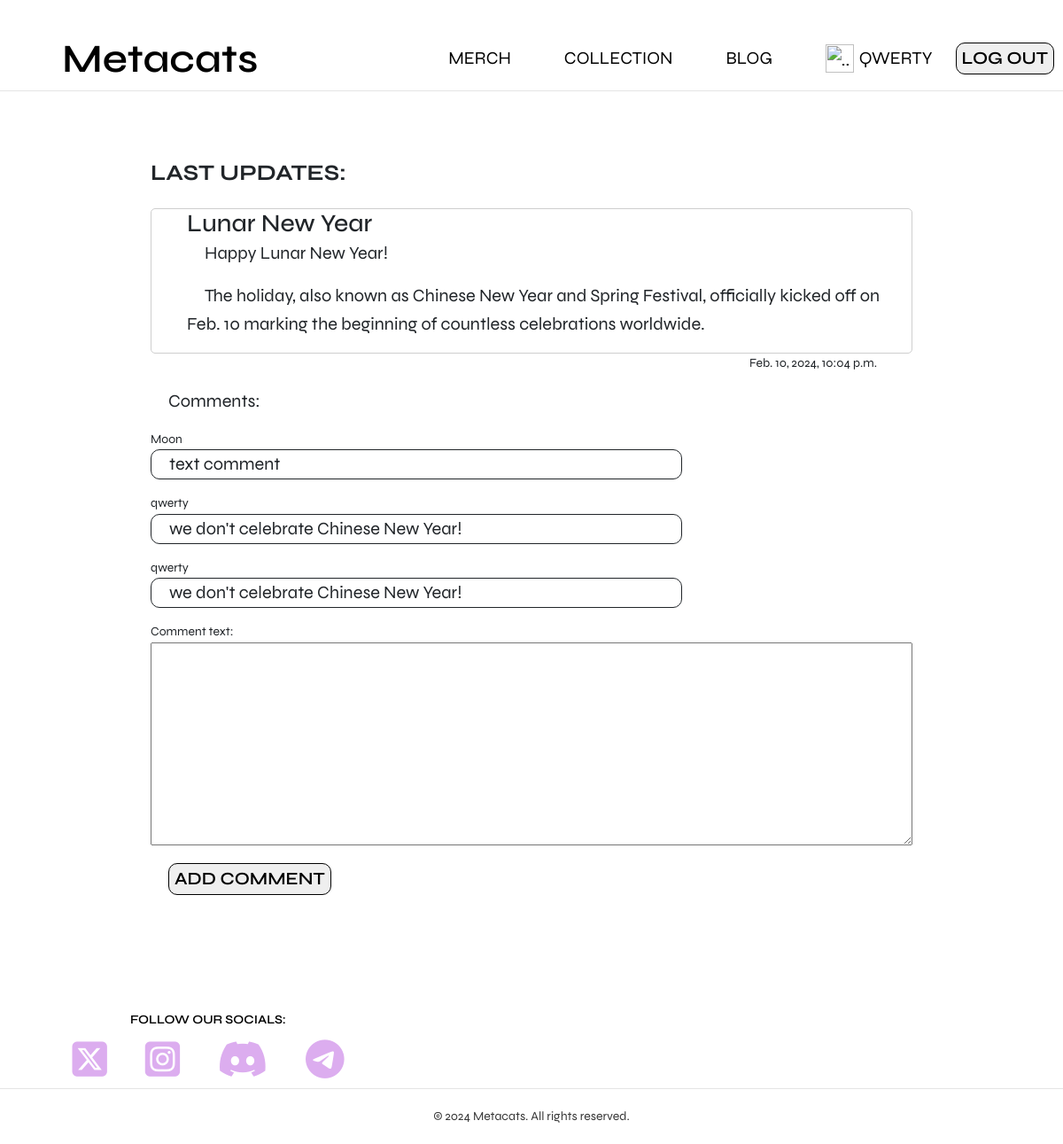
/blog/8 (signed in), run on the app's committed database.
### blog/models.py (models this page shows, shortened)
class Post(models.Model):
    title = models.CharField('Title', max_length=50)
    anons = models.CharField('Post', max_length=500)
    full_text = models.TextField('Article')
    date = models.DateTimeField('Date&Time')
    class Meta:
        verbose_name = 'Article'
        verbose_name_plural = 'Articles'

class CommentPost(models.Model):
    post = models.ForeignKey(Post, on_delete=models.PROTECT, verbose_name='article', blank=True, null=True,
                                related_name='comments_articles')
    user = models.ForeignKey(User, on_delete=models.PROTECT, verbose_name='user', blank=True, null=True)
    text = models.TextField(verbose_name='Comment text')
    date = models.DateTimeField(auto_now=True, verbose_name='Date&Time of comment')
    moder = models.BooleanField(verbose_name='visibility', default=False)

### blog/views.py (the view, shortened to what this page needs)
# urls.py: path('<int:pk>', blog_single, name='blog_single'),
def blog_single(request, pk):
    post = get_object_or_404(Post, pk=pk)
    comment = CommentPost.objects.filter(post=post)
    form = CommentForm()
    return render(request, 'blog/blog_single.html', {'post': post, 'menu': menu,
                                                     'form': form, 'comment': comment})

### blog/forms.py
class CommentForm(forms.ModelForm):
    class Meta:
        model = CommentPost
        fields = ('text',)

### blog/templates/blog/blog_single.html (shortened to what this page needs)
{% extends 'maincat/base.html' %}
{% load static %}
{% block content %}
<div class="container4" style="margin: 100px; margin-top: 180px; ">
	<h1 class="intro__title">Last updates:</h1>
		<section class="section--gray" style="background-color: white;
border-radius: 5px;">
		<div class="container__post">
			<h3>{{ post.title }}</h3>
			<p>{{ post.anons }}</p>
			<p>{{ post.full_text }}</p>
		</div>
		</section>
		<p style="text-align: right; padding-right: 40px; font-size: 14px; background-color: white;
border-radius: 5px;">{{ post.date }}</p>
	<p>Comments:</p>
<h4> {% for comm in comment%}</h4>
	<a >{{comm.user}}</a>
	<p style="max-width: 600px; border-style: solid; border-width: 1px; border-radius: 10px; display: grid;">{{comm.text}}</p>
{% endfor%}
	<form method="post" style="display: grid;">
            {{ form }}
            <p><button class="btn1" type="submit" style="margin-top: 20px;"> Add comment </button></p>
        </form>
</div>
{% endblock content %}

### maincat/templates/maincat/base.html (shortened to what this page needs)
{% load static %}
{% load merch_tags %}
<html lang="en">
<head>
	<link href="https://cdn.jsdelivr.net/npm/bootstrap@5.3.2/dist/css/bootstrap.min.css" rel="stylesheet">
	<link rel="stylesheet" href="{% static 'maincat/css/my_css1.css' %}"  />
	<link type="text/css" href="{% static 'maincat/css/styles_metacats.css' %}" rel="stylesheet" />
</head>
{% block mainmenu %}
<header class="header">
	<div class="container3">
		<div class="header__inner">
			<a class="header__logo" href="{% url 'home:home' %}">Metacats</a>
			<nav class="nav" style="align-items: center;">
			{% for m in menu %}
				<a class="nav__link" href="{% url m.url_name %}">{{ m.title }}</a>
			{% endfor %}
				{% if request.user.is_authenticated %}
					<a class="nav__link" href="{% url 'users:signin' %}"><img src="{% static 'maincat/images/login_icon3.png'  %}"
																			  width="32" height="32" style="margin-left: 0px; margin-right: 0px;" alt=".."></a>
					<a class="nav-link" style="display: flex; align-items: center; margin-left: -40px; text-decoration: none; color: black;" >{{ user.username }}</a>
					<form action="{% url 'users:logout' %}" method="post" style="margin: 0 auto; display: block;">
            		<button class="btn1" type="submit" style="margin: 10px;">Log Out</button>
            		</form>
					{% else %}
					<a class="nav__link" href="{% url 'users:signin' %}"><img src="{% static 'maincat/images/login_icon2.png'  %}"
														   width="32" height="32" style="margin-left: 0px; margin-right: 0px;" alt="..">
					<span>LOGIN</span></a>
				{% endif %}
			</nav>
		</div>
	</div>
</header>
{% endblock mainmenu %}
<body>
{% block content %}
{% endblock content %}
{% block sociallinks %}
<div class="container_social">
	<div class="social__text" style="padding-left: 100px;">Follow our socials:</div>
	<div class="social" style="padding-left: 50px;">
		<a class="social_item" href="https://twitter.com/Mooncake66" target="_blank">
			<i class="fa-brands fa-square-x-twitter" style="color: #DCADEF;"></i></a>
		<a class="social_item" href="#" target="_blank">
			<i class="fa-brands fa-square-instagram" style="color: #DCADEF;"></i></a>
		<a class="social_item" href="#" target="_blank">
			<i class="fa-brands fa-discord" style="color: #DCADEF;"></i></a>
		<a class="social_item" href="#" target="_blank">
			<i class="fa-brands fa-telegram"  style="color: #DCADEF;"></i></a>
	</div >
	<div class="copyright">
		© 2024 Metacats. All rights reserved.
	</div>
</div>
{% endblock sociallinks %}
</body>
</html>

### maincat/static/maincat/css/styles_metacats.css (style rules this page uses)
*, *:before, *:after { box-sizing: border-box; }
h1, h2, h3, h4, h5, h6 { margin: 0; }
p { text-indent: 20px; font-size: 20px; }
.container_social { bottom: 0; width: 100%; height: 100px; }
.container4 { margin: 0 auto; display: grid; flex-grow: 1; margin-top: 10px; align-content: center; padding-left: 70px; padding-right: 70px; max-width: 85%; font-size: 14px; }
.container3 { width: 100%; max-width: 1200px; margin: 0 auto; border-bottom: 1px solid #e5e5e5; background: url("../images/header2.png") left no-repeat; -webkit-background-size: contain; }
.intro__title { margin-bottom: 20px; font-size: 25px; font-weight: 700; text-transform: uppercase; text-align: left; margin-top: 0; }
.header { width: 100%; position: absolute; top: 0; left: 0; right: 0; z-index: 1000; padding-top: 30px; }
.header__inner { display: flex; justify-content: space-between; align-items: center; }
.header__logo { font-size: 45px; font-weight: 600; color: #000000; margin-left: 70px; text-decoration: none; }
.nav { font-size: 20px; text-transform: uppercase; }
.nav__link { display: inline-block; vertical-align: top; margin: 0 30px; color: #000000; text-decoration: none; transition: color .1s linear; position: relative; }
.nav__link:after { content: ""; opacity: 0; width: 100%; height: 3px; background-color:#DCADEF; position: absolute; top: 100%; z-index: 1; display: none; transition: opacity .1s linear; }
.btn1 { border-radius: 10px; border: 1px solid #000000; font-size: 12 px; font-weight: 600; color: #000000; text-transform: uppercase; text-decoration: none; transition: background .1s linear, color .1s linear; }
.social { display: flex; margin: 10px; justify-content: space-around; width: 100%; max-width: 400px; margin: 10px; position:relative; }
.social__text { display: flex; margin-left: 47px; margin-bottom: 0px; font-size: 14px; font-weight: 600; text-transform: uppercase; text-decoration: none; color: #000000; max-width: 400px; }
.copyright { flex-shrink: 0; padding: 20px 0px; border-top: 1px solid #e5e5e5; font-size: 14px; color: #383838; text-align: center; position: relative; bottom: 0; width: 100vw; }
.section--gray { margin-top: 5px; border-radius: 5px; padding-left: 40px; justify-content: space-between; font-size: 14px; border-style: solid; border-width: 1px; border-color: #cecece; text-decoration: none; }

### data on the page
Post: title "Lunar New Year", anons "Happy Lunar New Year!", full_text "The holiday, also known as Chinese New Year and Spring Festival, officially kicked off on Feb. 10 marking the beginning of countless celebrations worldwide.", date "Feb. 10, 2024, 10:04 p.m."
CommentPost: user "Moon", text "text comment"
CommentPost: user "qwerty", text "we don't celebrate Chinese New Year!"
CommentPost: user "qwerty", text "we don't celebrate Chinese New Year!"

### other printed values
{{ m.title }} "MERCH" "COLLECTION" "BLOG"
{{ user.username }} "QWERTY"
